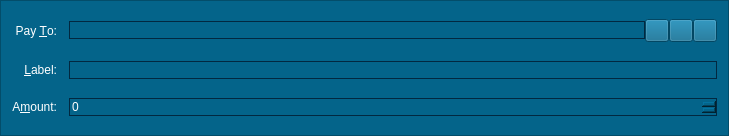
<?xml version="1.0" encoding="UTF-8"?>
<ui version="4.0">
 <class>SendCoinsEntry</class>
 <widget class="QFrame" name="SendCoinsEntry">
  <property name="geometry">
   <rect>
    <x>0</x>
    <y>0</y>
    <width>729</width>
    <height>136</height>
   </rect>
  </property>
  <property name="windowTitle">
   <string>Form</string>
  </property>
  <property name="styleSheet">
   <string notr="true">background-color:#04648A;
color:white;</string>
  </property>
  <property name="frameShape">
   <enum>QFrame::StyledPanel</enum>
  </property>
  <property name="frameShadow">
   <enum>QFrame::Sunken</enum>
  </property>
  <layout class="QGridLayout" name="gridLayout">
   <property name="spacing">
    <number>12</number>
   </property>
   <item row="5" column="0">
    <widget class="QLabel" name="label">
     <property name="font">
      <font>
       <family>Segoe UI</family>
      </font>
     </property>
     <property name="text">
      <string>A&amp;mount:</string>
     </property>
     <property name="alignment">
      <set>Qt::AlignRight|Qt::AlignTrailing|Qt::AlignVCenter</set>
     </property>
     <property name="buddy">
      <cstring>payAmount</cstring>
     </property>
    </widget>
   </item>
   <item row="3" column="0">
    <widget class="QLabel" name="label_2">
     <property name="font">
      <font>
       <family>Segoe UI</family>
      </font>
     </property>
     <property name="text">
      <string>Pay &amp;To:</string>
     </property>
     <property name="alignment">
      <set>Qt::AlignRight|Qt::AlignTrailing|Qt::AlignVCenter</set>
     </property>
     <property name="buddy">
      <cstring>payTo</cstring>
     </property>
    </widget>
   </item>
   <item row="5" column="1">
    <widget class="BitcoinAmountField" name="payAmount">
     <property name="font">
      <font>
       <family>Segoe UI</family>
      </font>
     </property>
     <property name="styleSheet">
      <string notr="true">border: 1px solid #022840;</string>
     </property>
    </widget>
   </item>
   <item row="4" column="1">
    <layout class="QHBoxLayout" name="horizontalLayout_2">
     <property name="spacing">
      <number>0</number>
     </property>
     <item>
      <widget class="QValidatedLineEdit" name="addAsLabel">
       <property name="enabled">
        <bool>true</bool>
       </property>
       <property name="font">
        <font>
         <family>Segoe UI</family>
        </font>
       </property>
       <property name="toolTip">
        <string>Enter a label for this address to add it to your address book</string>
       </property>
       <property name="styleSheet">
        <string notr="true">border: 1px solid #022840;</string>
       </property>
      </widget>
     </item>
    </layout>
   </item>
   <item row="4" column="0">
    <widget class="QLabel" name="label_4">
     <property name="font">
      <font>
       <family>Segoe UI</family>
      </font>
     </property>
     <property name="text">
      <string>&amp;Label:</string>
     </property>
     <property name="alignment">
      <set>Qt::AlignRight|Qt::AlignTrailing|Qt::AlignVCenter</set>
     </property>
     <property name="buddy">
      <cstring>addAsLabel</cstring>
     </property>
    </widget>
   </item>
   <item row="3" column="1">
    <layout class="QHBoxLayout" name="payToLayout">
     <property name="spacing">
      <number>0</number>
     </property>
     <item>
      <widget class="QValidatedLineEdit" name="payTo">
       <property name="font">
        <font>
         <family>Segoe UI</family>
        </font>
       </property>
       <property name="toolTip">
        <string>The address to send the payment to  (e.g. 1NS17iag9jJgTHD1VXjvLCEnZuQ3rJDE9L)</string>
       </property>
       <property name="styleSheet">
        <string notr="true">border: 1px solid #022840;</string>
       </property>
       <property name="maxLength">
        <number>34</number>
       </property>
      </widget>
     </item>
     <item>
      <widget class="QToolButton" name="addressBookButton">
       <property name="font">
        <font>
         <family>Segoe UI</family>
        </font>
       </property>
       <property name="toolTip">
        <string>Choose address from address book</string>
       </property>
       <property name="text">
        <string/>
       </property>
       <property name="icon">
        <iconset resource="../bitcoin.qrc">
         <normaloff>:/icons/address-book</normaloff>:/icons/address-book</iconset>
       </property>
       <property name="shortcut">
        <string>Alt+A</string>
       </property>
      </widget>
     </item>
     <item>
      <widget class="QToolButton" name="pasteButton">
       <property name="font">
        <font>
         <family>Segoe UI</family>
        </font>
       </property>
       <property name="toolTip">
        <string>Paste address from clipboard</string>
       </property>
       <property name="text">
        <string/>
       </property>
       <property name="icon">
        <iconset resource="../bitcoin.qrc">
         <normaloff>:/icons/editpaste</normaloff>:/icons/editpaste</iconset>
       </property>
       <property name="shortcut">
        <string>Alt+P</string>
       </property>
      </widget>
     </item>
     <item>
      <widget class="QToolButton" name="deleteButton">
       <property name="font">
        <font>
         <family>Segoe UI</family>
        </font>
       </property>
       <property name="toolTip">
        <string>Remove this recipient</string>
       </property>
       <property name="text">
        <string/>
       </property>
       <property name="icon">
        <iconset resource="../bitcoin.qrc">
         <normaloff>:/icons/remove</normaloff>:/icons/remove</iconset>
       </property>
      </widget>
     </item>
    </layout>
   </item>
  </layout>
 </widget>
 <customwidgets>
  <customwidget>
   <class>BitcoinAmountField</class>
   <extends>QSpinBox</extends>
   <header>bitcoinamountfield.h</header>
   <container>1</container>
  </customwidget>
  <customwidget>
   <class>QValidatedLineEdit</class>
   <extends>QLineEdit</extends>
   <header>qvalidatedlineedit.h</header>
  </customwidget>
 </customwidgets>
 <resources>
  <include location="../bitcoin.qrc"/>
 </resources>
 <connections/>
</ui>
